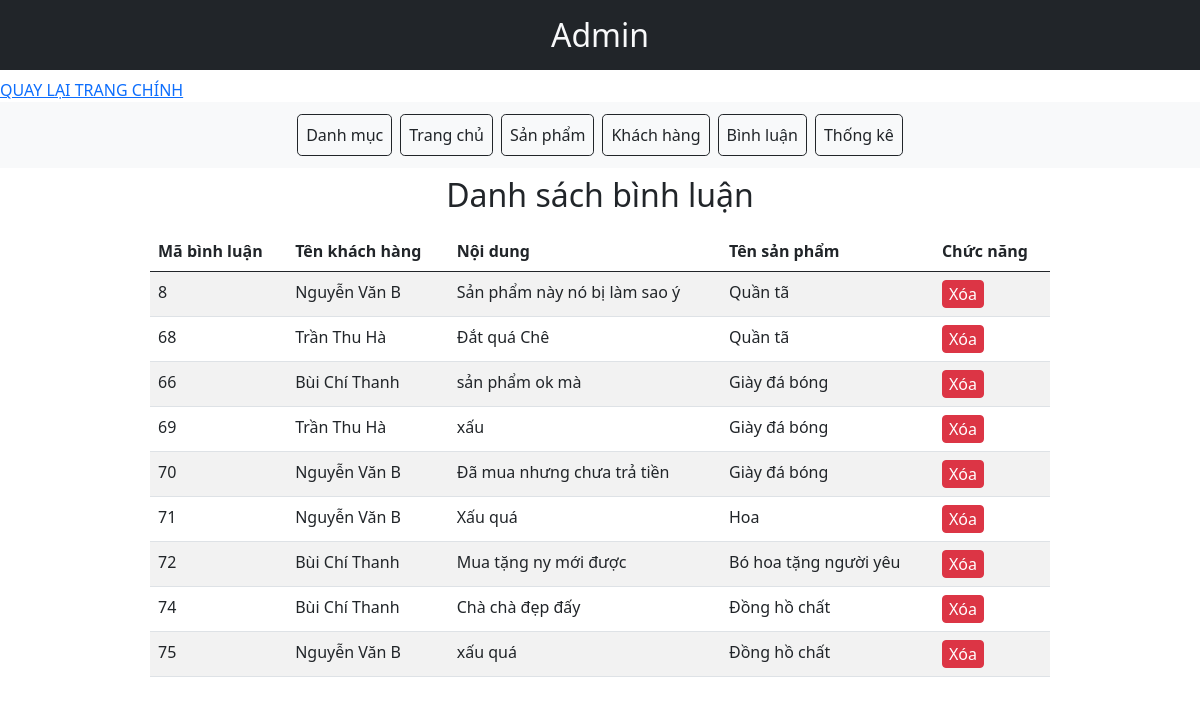
Page /XSHOP/admin/public/Admin/html/index.php?act=comment on the committed database.
### tables this page shows
CREATE TABLE `comments` (
  `id_comment` int(11) NOT NULL,
  `comment` text NOT NULL,
  `id_product` int(11) NOT NULL,
  `id_guest` int(11) NOT NULL
);

CREATE TABLE `guest` (
  `id_guest` int(11) NOT NULL,
  `name` varchar(255) NOT NULL,
  `user` varchar(255) NOT NULL,
  `pwd` int(50) NOT NULL,
  `role` int(10) NOT NULL
);

CREATE TABLE `products` (
  `id_product` int(11) NOT NULL,
  `prd_name` varchar(255) NOT NULL,
  `img` varchar(255) NOT NULL,
  `price` varchar(255) NOT NULL,
  `disc` varchar(255) NOT NULL,
  `status` varchar(255) NOT NULL,
  `discount` int(11) NOT NULL,
  `view` int(11) NOT NULL,
  `id_type` int(11) NOT NULL
);

### XSHOP/admin/model/loadAllCmt.php (called while the page is built)
<?php
    include 'connect.php';
    $sql_comment = "SELECT name, comment, prd_name, id_comment FROM comments
    INNER JOIN products INNER JOIN guest ON products.id_product = comments.id_product AND guest.id_guest = comments.id_guest";
    $statement_comment = $connect->prepare($sql_comment);
    $statement_comment->execute();
    $cmtAll = $statement_comment->fetchAll(PDO::FETCH_ASSOC);
?>

### XSHOP/admin/public/Admin/html/cmt/comment.php (the view, shortened to what this page needs)
<h2 class="text-center p-2">
            Danh sách bình luận
</h2>
       <table class="table table-striped table-hover w-75 justify-content-center mx-auto">
            <thead>
                <th>Mã bình luận</th>
                <th>Tên khách hàng</th>
                <th>Nội dung</th>
                <th>Tên sản phẩm</th>
                <th>Chức năng</th>
            </thead>
            <tbody>
                <?php
                    foreach($cmtAll as $key => $value) { ?>
                        <tr>
                            <td><?= $value['id_comment']?></td>
                            <td><?= $value['name']?></td>
                            <td><?= $value['comment']?></td>
                            <td><?= $value['prd_name']?></td>
                            <td>
                                <a  href="../../../model/comment/deletecmt.php?id_comment=<?=$value['id_comment']?>"><button class="btn-danger rounded border border-danger" onclick="return confirm('Bạn có muốn xóa không?')">Xóa</button></a>
                            </td>
                        </tr>
                  <?php  }
                ?>
            </tbody>
    </div>

### rows in the picture
comments: id_comment "8", id_guest.name "Nguyễn Văn B", comment "Sản phẩm này nó bị làm sao ý", id_product.prd_name "Quần tã"
comments: id_comment "68", id_guest.name "Trần Thu Hà", comment "Đắt quá Chê", id_product.prd_name "Quần tã"
comments: id_comment "66", id_guest.name "Bùi Chí Thanh", comment "sản phẩm ok mà", id_product.prd_name "Giày đá bóng"
comments: id_comment "69", id_guest.name "Trần Thu Hà", comment "xấu", id_product.prd_name "Giày đá bóng"
comments: id_comment "70", id_guest.name "Nguyễn Văn B", comment "Đã mua nhưng chưa trả tiền", id_product.prd_name "Giày đá bóng"
comments: id_comment "71", id_guest.name "Nguyễn Văn B", comment "Xấu quá", id_product.prd_name "Hoa"
comments: id_comment "72", id_guest.name "Bùi Chí Thanh", comment "Mua tặng ny mới được", id_product.prd_name "Bó hoa tặng người yêu"
comments: id_comment "74", id_guest.name "Bùi Chí Thanh", comment "Chà chà đẹp đấy", id_product.prd_name "Đồng hồ chất"
comments: id_comment "75", id_guest.name "Nguyễn Văn B", comment "xấu quá", id_product.prd_name "Đồng hồ chất"
